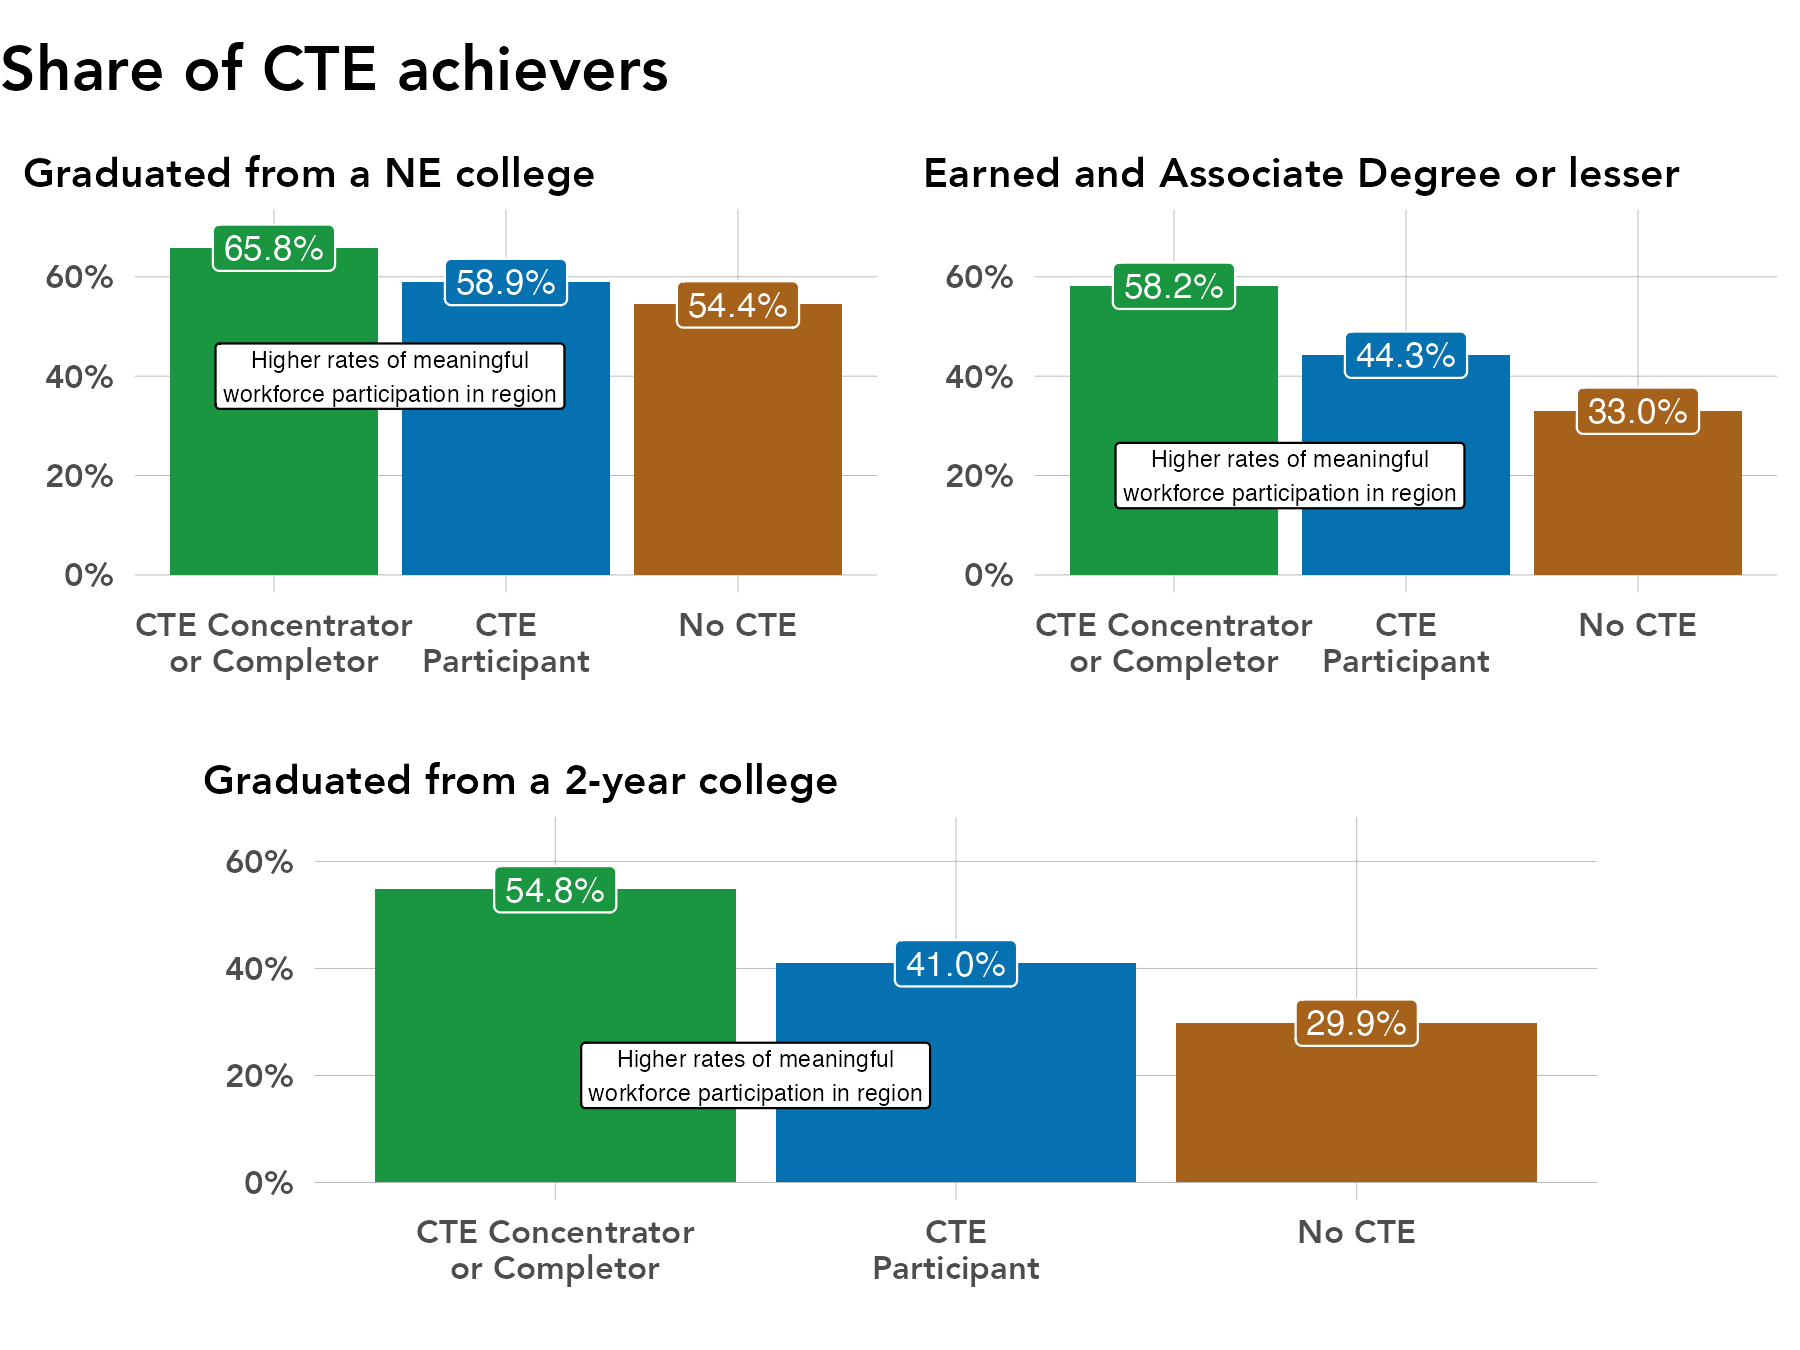

The R source for this figure:
# library -----------------------------------------------------------------
library(tidyverse)
library(sf)
library(ggrepel)
library(scales)
library(ggiraph)
library(rmapshaper)
library(cowplot)
library(RColorBrewer)
library(readxl)
library(lubridate)
library(readxl)
library(systemfonts)
reset_font_cache()
library(ggtext)
library(janitor)
library(cowplot)


rm(list = ls())

# themes ------------------------------------------------------------------
theme_bar <- theme_bw() +
  theme(panel.grid.major = element_line(color = "grey70", size = 0.1),
        panel.grid.minor = element_blank(),
        axis.ticks = element_blank(),
        axis.text = element_text(face = "bold"),
        panel.border = element_blank(),
        legend.background = element_rect(fill = "transparent", color = "transparent"),
        legend.key = element_rect(fill = "transparent"),
        legend.key.size = unit(1, "lines"),
        legend.margin = margin(0,0,0,0),
        legend.title = element_blank(),
        legend.text = element_text(margin = margin(l = 2)),
        text = element_text(family = "Avenir") ,
        plot.title.position = "plot",
        plot.title = element_text(face = "bold"))

theme_line <- theme_bw() +
  theme(legend.background = element_rect(fill = "transparent", color = "transparent"),
        legend.key = element_rect(fill = "transparent"),
        legend.text = element_text(margin = margin(l = 2)),
        panel.grid.minor = element_blank(),
        panel.grid.major = element_line(color = "grey70", size = 0.1),
        axis.ticks = element_blank(),
        axis.text = element_text(face = "bold"),
        panel.border = element_blank(),
        legend.margin = margin(0,0,0,0),
        legend.key.size = unit(1, "lines"),
        text = element_text(family = "Avenir") ,
        plot.title.position = "plot",
        plot.title = element_text(face = "bold"))


theme_sf <- theme_bw() +
  theme(axis.text.x=element_blank(),
        axis.text.y=element_blank(),
        axis.ticks=element_blank(),
        panel.background = element_blank(),
        panel.grid.major = element_line(color = "white"),
        panel.border = element_blank(),
        legend.title = element_blank(),
        legend.text = element_text(margin = margin(l = 2)),
        legend.margin = margin(0,0,0,0),
        legend.key.size = unit(1, "lines"),
        text = element_text(family = "Avenir") ,
        plot.title.position = "plot",
        plot.title = element_text(face = "bold"))

regions <- read_csv("/Users/kellyasche/Library/CloudStorage/GoogleDrive-kasche@ruralmn.org/My Drive/Data Prep/R Projects/Join docs/county_regions.csv") %>%
  select(5,6) %>%
  unique() %>%
  mutate(edr = str_replace(edr, "  ", " "),
         planning.region = str_replace(planning.region, " Minnesota", ""),
         planning.region = fct_relevel(planning.region, "Northwest", "Northeast", "Central", "Seven County Mpls-St Paul", "Southwest", "Southeast"),
         edr = fct_relevel(edr, "EDR 1 - Northwest", "EDR 2 - Headwaters", "EDR 3 - Arrowhead", "EDR 4 - West Central", "EDR 5 - North Central", "EDR 6E- Southwest Central", "EDR 6W- Upper Minnesota Valley", "EDR 7E- East Central", "EDR 7W- Central", "EDR 8 - Southwest", "EDR 9 - South Central", "EDR 10 - Southeast", "EDR 11 - 7 County Twin Cities", "Minnesota"))

counties.regions <- read_csv("/Users/kellyasche/Library/CloudStorage/GoogleDrive-kasche@ruralmn.org/My Drive/Data Prep/R Projects/Join docs/county_regions.csv") %>%
  mutate(countyfp = formatC(countyfp, width = 3, flag = "0"),
         Name = str_to_title(Name),
         Name = str_replace(Name, "Q", "q"),
         Name = str_replace(Name, "Of The", "of the"),
         Name = str_replace(Name, "Mcleod", "McLeod"),
         Dem_Desc = ifelse(Name == "Minnesota", "Minnesota", Dem_Desc) ,
         edr = str_replace(edr, "  ", " "),
         planning.region = str_replace(planning.region, " Minnesota", ""),
         planning.region = fct_relevel(planning.region, "Northwest", "Northeast", "Central", "Seven County Mpls-St Paul", "Southwest", "Southeast"),
         edr = fct_relevel(edr, "EDR 1 - Northwest", "EDR 2 - Headwaters", "EDR 3 - Arrowhead", "EDR 4 - West Central", "EDR 5 - North Central", "EDR 6E- Southwest Central", "EDR 6W- Upper Minnesota Valley", "EDR 7E- East Central", "EDR 7W- Central", "EDR 8 - Southwest", "EDR 9 - South Central", "EDR 10 - Southeast", "EDR 11 - 7 County Twin Cities", "Minnesota"))

color.ruca <- c("Entirely rural" = "#009933", "Town/rural mix" = "#99CC33", "Urban/town/rural mix" = "#CC9966", "Entirely urban" = "#754C29", "Minnesota" = "black")

color.pr <- c("Northwest" = "#4575b4","Northeast" = "grey", "Central" = "#fee090", "Seven County Mpls-St Paul" = "#d73027", "Southwest" = "#91bfdb", "Southeast" = "#fc8d59", "Minnesota" = "black")

color.edr <- c("EDR 1 - Northwest" = "#b3cde3", "EDR 2 - Headwaters" = "#8c96c6", "EDR 3 - Arrowhead" = "#fe9929", "EDR 4 - West Central" = "#8856a7", "EDR 5 - North Central" = "#810f7c", "EDR 6E- Southwest Central" = "#e5f5f9", "EDR 6W- Upper Minnesota Valley" = "#bdc9e1", "EDR 7E- East Central" = "#99d8c9", "EDR 7W- Central" = "#2ca25f", "EDR 8 - Southwest" = "#74a9cf", "EDR 9 - South Central" = "#0570b0", "EDR 10 - Southeast" = "#d7301f", "EDR 11 - 7 County Twin Cities" = "#d8b365", "Minnesota" = "black")

color.pr.edr <- c ("Northwest" = "#4575b4","Northeast" = "#e0f3f8", "Central" = "#fee090", "Seven County Mpls-St Paul" = "#d73027", "Southwest" = "#91bfdb", "Southeast" = "#fc8d59", "Minnesota" = "black", "EDR 1 - Northwest" = "#b3cde3", "EDR 2 - Headwaters" = "#8c96c6", "EDR 3 - Arrowhead" = "#fe9929", "EDR 4 - West Central" = "#8856a7", "EDR 5 - North Central" = "#810f7c", "EDR 6E- Southwest Central" = "#e5f5f9", "EDR 6W- Upper Minnesota Valley" = "#bdc9e1", "EDR 7E- East Central" = "#99d8c9", "EDR 7W- Central" = "#2ca25f", "EDR 8 - Southwest" = "#74a9cf", "EDR 9 - South Central" = "#0570b0", "EDR 10 - Southeast" = "#d7301f", "EDR 11 - 7 County Twin Cities" = "#d8b365")

color.six <- c("#009933", "#4575b4", "grey", "#fee090", "#fc8d59", "#d73027")

mn_counties <- st_read("/Users/kellyasche/Library/CloudStorage/GoogleDrive-kasche@ruralmn.org/My Drive/Data Prep/R Projects/Shapefiles/County shapefiles/MNCounties_MNDOT.shp", quiet = TRUE) %>%
  ms_simplify(keep = .01, keep_shapes = TRUE) %>%
  rename("countyfp" = "FIPS_CODE")

counties.regions.1 <- counties.regions %>%
  mutate(statefp = "27",
         project.pr = ifelse(edr %in% c("EDR 1 - Northwest", "EDR 2 - Headwaters", "EDR 4 - West Central"), "Northwest",
                             ifelse(edr == "EDR 3 - Arrowhead", "Northeast",
                                    ifelse(edr %in% c("EDR 5 - North Central", "EDR 7E- East Central", "EDR 7W- Central"), "Central",
                                           ifelse(edr %in% c("EDR 6E- Southwest Central", "EDR 6W- Upper Minnesota Valley", "EDR 8 - Southwest"), "Southwest",
                                                  ifelse(edr %in% c("EDR 9 - South Central", "EDR 10 - Southeast"), "Southern", as.character(planning.region)))))),
         project.pr = fct_relevel(project.pr, "Northwest", "Northeast", "Central", "Seven County Mpls-St Paul", "Southwest", "Southern"))

# Prep data ---------------------------------------------------------------

original <- read_csv("Data/SLEDS/Masters/Master-report-dataset.csv")

names(original)

data.ps.location <- original %>%
  select(cte.achievement, ps.grad.location) %>%
  filter(ps.grad.location != "Attending ps",
         ps.grad.location != "Did not graduate ps") %>%
  group_by(cte.achievement, ps.grad.location) %>%
  summarize(n = n()) %>%
  ungroup() %>%
  group_by(cte.achievement) %>%
  mutate(pct = n / sum(n)) %>%
  ungroup() %>%
  filter(ps.grad.location == "PS grad Region") %>%
  mutate(ps.grad.location = str_replace(ps.grad.location, "PS grad Region", "PS grad NE"))

data.cred <- original %>%
  select(cte.achievement, highest.cred.level) %>%
  filter(!highest.cred.level %in% c("Attending ps", "Did not graduate ps")) %>%
  mutate(highest.cred.level = ifelse(highest.cred.level %in% c("Associate degree", "Less than Associate Degree"), "Associate degree or lessor", highest.cred.level)) %>%
  group_by(cte.achievement, highest.cred.level) %>%
  summarize(n = n()) %>%
  ungroup() %>%
  group_by(cte.achievement) %>%
  mutate(pct = n / sum(n)) %>%
  ungroup() %>%
  filter(highest.cred.level == "Associate degree or lessor")

data.type <- original %>%
  select(cte.achievement, ps.grad.InstitutionSector) %>%
  filter(!ps.grad.InstitutionSector %in% c("Attending ps", "Did not grad", "Never attended ps")) %>%
  mutate(ps.grad.InstitutionSector = ifelse(ps.grad.InstitutionSector == "1", "4-year public",
                                            ifelse(ps.grad.InstitutionSector == "4", "2-year public", "Other type of college"))) %>%
  group_by(cte.achievement, ps.grad.InstitutionSector) %>%
  summarize(n = n()) %>%
  ungroup() %>%
  group_by(cte.achievement) %>%
  mutate(pct = n / sum(n)) %>%
  ungroup() %>%
  filter(ps.grad.InstitutionSector == "2-year public")

data.type

# Create chart ------------------------------------------------------------
plot.ps.location <- ggplot(data = data.ps.location, aes(cte.achievement, pct, fill = cte.achievement)) +
  geom_col(position = "dodge") +
  geom_label(aes(label = percent(pct, accuracy = .1)), show.legend = FALSE, position = position_dodge(width = .9), color = "white", size = 3) +
  annotate(geom = "label",
           x = 1.5,
           y = .4,
           label = "Higher rates of meaningful\nworkforce participation in region",
           size = 2) +
  labs(x="", y = "", title = "Graduated from a NE college")+
  scale_y_continuous(labels=scales::percent,
                     limits = c(0, .7)) +
  scale_x_discrete(labels = c("CTE Concentrator or Completor" = "CTE Concentrator\nor Completor", "CTE Participant" = "CTE\nParticipant", "No CTE")) +
  scale_fill_manual(values = c("#1a9641", "#0571b0", "#a6611a")) +
  theme_bar+
  theme(legend.position = "none",
        text = element_text(size = 10),
        plot.title = element_text(size = 10))

plot.ps.location

plot.cred <- ggplot(data = data.cred, aes(cte.achievement, pct, fill = cte.achievement)) +
  geom_col(position = "dodge") +
  geom_label(aes(label = percent(pct, accuracy = .1)), show.legend = FALSE, position = position_dodge(width = .9), color = "white", size = 3) +
  annotate(geom = "label",
           x = 1.5,
           y = .2,
           label = "Higher rates of meaningful\nworkforce participation in region",
           size = 2) +
  labs(x="", y = "", title = "Earned and Associate Degree or lesser")+
  scale_y_continuous(labels=scales::percent,
                     limits = c(0, .7)) +
  scale_x_discrete(labels = c("CTE Concentrator or Completor" = "CTE Concentrator\nor Completor", "CTE Participant" = "CTE\nParticipant", "No CTE")) +
  scale_fill_manual(values = c("#1a9641", "#0571b0", "#a6611a")) +
  theme_bar+
  theme(legend.position = "none",
        text = element_text(size = 10),
        plot.title = element_text(size = 10))

plot.cred

plot.type <- ggplot(data = data.type, aes(cte.achievement, pct, fill = cte.achievement)) +
  geom_col(position = "dodge") +
  geom_label(aes(label = percent(pct, accuracy = .1)), show.legend = FALSE, position = position_dodge(width = .9), color = "white", size = 3) +
  annotate(geom = "label",
           x = 1.5,
           y = .2,
           label = "Higher rates of meaningful\nworkforce participation in region",
           size = 2) +
  labs(x="", y = "", title = "Graduated from a 2-year college")+
  scale_y_continuous(labels=scales::percent,
                     limits = c(0, .65)) +
  scale_x_discrete(labels = c("CTE Concentrator or Completor" = "CTE Concentrator\nor Completor", "CTE Participant" = "CTE\nParticipant", "No CTE")) +
  scale_fill_manual(values = c("#1a9641", "#0571b0", "#a6611a")) +
  theme_bar+
  theme(legend.position = "none",
        text = element_text(size = 10),
        plot.title = element_text(size = 10))

plot.type

title <- ggdraw() +
  draw_label("Share of CTE achievers",
             fontface = "bold",
             x = 0,
             hjust = 0,
             fontfamily = "Avenir",
             size = 15) +
  theme(plot.margin = margin(0, 0, 0, 0))

top.row <- plot_grid(plot.ps.location, plot.cred)

top.row

bottom.row <- plot_grid(NULL, plot.type, NULL, rel_widths = c(.1, .8, .1), ncol = 3)

bottom.row

plot_grid(title, top.row, bottom.row, ncol = 1, rel_heights = c(.1, .45, .45))

ggsave(filename = "Charts/Paper report/college-loc-cred-type-cte-achievement.pdf", device = cairo_pdf, dpi = "print", width = 6, height = 4.5)

ggsave(filename = "Charts/Paper report/college-loc-cred-type-cte-achievement.png", dpi = "print", width = 6, height = 4.5)
